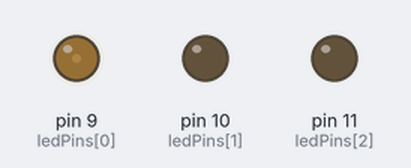
Bench run of a sketch on a simulated Arduino Uno, built with avr-gcc and run on an emulated ATmega328P. Parts: output pins drawn as LEDs (lit = HIGH).

Above: at 0.15 s.
At 4.31 s:
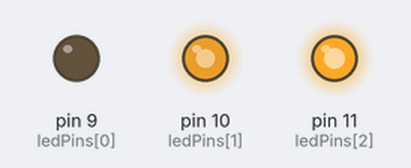
At 8.37 s:
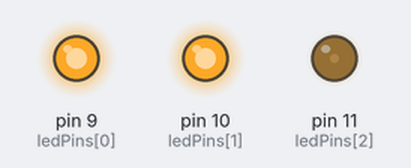
At 19.72 s:
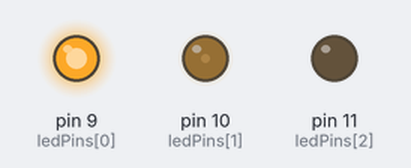
At 29.54 s:
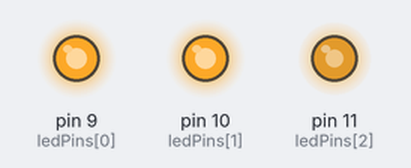
At 39.57 s:
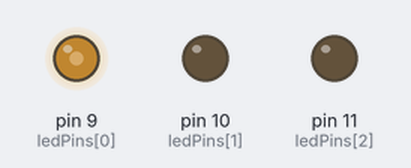
Timing chart, 0 to 40.0 s (numbered marks = the images above):
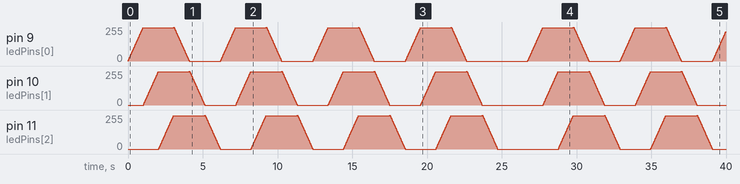

The sketch:

_4-rgb-quick-blinks.ino
```cpp
int ledPinsLen = 3;
int ledPins[3] = {9, 10, 11};
int ledCyclePin = 12;
int inc = 5;

int timer = 20;
int intensity = 255;

void setup() {
  for(int i=0; i<ledPinsLen; i++){
    pinMode(ledPins[i], OUTPUT);
  }
}

void turnOn(int ledPin, int intensity, int timer){
    analogWrite(ledPin, intensity);
    delay(timer);
}

void turnOff(int ledPin, int intensity, int timer){
    analogWrite(ledPin, intensity);
    delay(timer);
}

void dTurnOn(int ledPin, int timer){
    digitalWrite(ledPin, HIGH);
    delay(timer);
}

void dTurnOff(int ledPin, int timer){
    digitalWrite(ledPin, LOW);
    delay(timer);
}

void fadeOn(int ledPin, int intensity, int timer){
    for(int j=0; j<intensity; j+=inc){
      analogWrite(ledPin, j);
      delay(timer);
    }
}

void fadeOff(int ledPin, int intensity, int timer){
    for(int j=255; j>=intensity; j-=inc){
      analogWrite(ledPin, j);
      delay(timer);
    }
}

void loop() {
  for(int i=0; i < 4; i++){

    for(int j=0; j<ledPinsLen; j++){
      //turnOn(ledPins[j], intensity, timer);
      fadeOn(ledPins[j], intensity, timer);
    }

    for(int j=0; j<ledPinsLen; j++){
      //turnOff(ledPins[j], 0, timer);
      fadeOff(ledPins[j], 0, timer);
    }

  }

  delay(2000);
}
```
